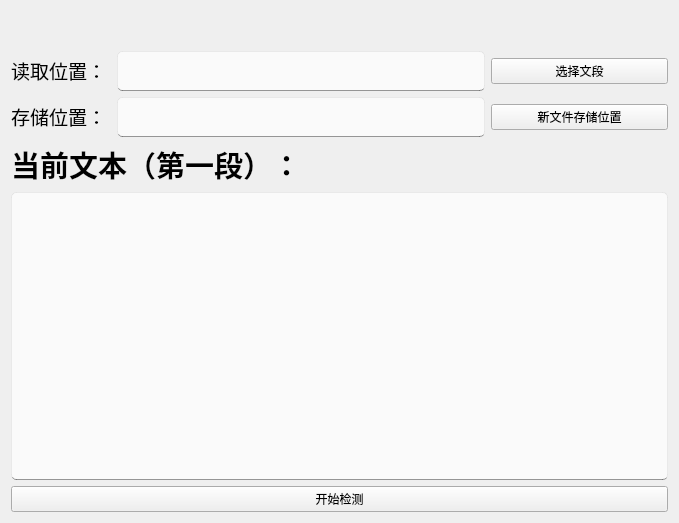
<?xml version="1.0" encoding="UTF-8"?>
<ui version="4.0">
 <class>fileB</class>
 <widget class="QWidget" name="fileB">
  <property name="geometry">
   <rect>
    <x>0</x>
    <y>0</y>
    <width>679</width>
    <height>523</height>
   </rect>
  </property>
  <property name="windowTitle">
   <string>Form</string>
  </property>
  <layout class="QGridLayout" name="gridLayout">
   <item row="0" column="2">
    <spacer name="verticalSpacer">
     <property name="orientation">
      <enum>Qt::Vertical</enum>
     </property>
     <property name="sizeType">
      <enum>QSizePolicy::Maximum</enum>
     </property>
     <property name="sizeHint" stdset="0">
      <size>
       <width>20</width>
       <height>40</height>
      </size>
     </property>
    </spacer>
   </item>
   <item row="1" column="0">
    <widget class="QLabel" name="label_2">
     <property name="maximumSize">
      <size>
       <width>100</width>
       <height>16777215</height>
      </size>
     </property>
     <property name="text">
      <string>&lt;html&gt;&lt;head/&gt;&lt;body&gt;&lt;p&gt;&lt;span style=&quot; font-size:14pt;&quot;&gt;读取位置：&lt;/span&gt;&lt;/p&gt;&lt;/body&gt;&lt;/html&gt;</string>
     </property>
    </widget>
   </item>
   <item row="1" column="1" colspan="2">
    <widget class="QTextBrowser" name="textBrowser_2">
     <property name="maximumSize">
      <size>
       <width>16777215</width>
       <height>40</height>
      </size>
     </property>
     <property name="styleSheet">
      <string notr="true">    color: black;
    background-color: rgba(255, 255, 255, 0.7);
    border: 1px solid rgba(0, 0, 0, 13);
    border-bottom: 1px solid rgba(0, 0, 0, 100);
    border-radius: 5px;
    /* font: 14px &quot;Segoe UI&quot;, &quot;Microsoft YaHei&quot;; */
    padding: 0px 10px;
    selection-background-color: #00a7b3;</string>
     </property>
    </widget>
   </item>
   <item row="1" column="3">
    <widget class="PushButton" name="PushButton_2">
     <property name="text">
      <string>选择文段</string>
     </property>
    </widget>
   </item>
   <item row="2" column="0">
    <widget class="QLabel" name="label_3">
     <property name="text">
      <string>&lt;html&gt;&lt;head/&gt;&lt;body&gt;&lt;p&gt;&lt;span style=&quot; font-size:14pt;&quot;&gt;存储位置：&lt;/span&gt;&lt;/p&gt;&lt;/body&gt;&lt;/html&gt;</string>
     </property>
    </widget>
   </item>
   <item row="2" column="1" colspan="2">
    <widget class="QTextBrowser" name="textBrowser_3">
     <property name="maximumSize">
      <size>
       <width>16777215</width>
       <height>40</height>
      </size>
     </property>
     <property name="styleSheet">
      <string notr="true">    color: black;
    background-color: rgba(255, 255, 255, 0.7);
    border: 1px solid rgba(0, 0, 0, 13);
    border-bottom: 1px solid rgba(0, 0, 0, 100);
    border-radius: 5px;
    /* font: 14px &quot;Segoe UI&quot;, &quot;Microsoft YaHei&quot;; */
    padding: 0px 10px;
    selection-background-color: #00a7b3;</string>
     </property>
    </widget>
   </item>
   <item row="2" column="3">
    <widget class="PushButton" name="PushButton_3">
     <property name="text">
      <string>新文件存储位置</string>
     </property>
    </widget>
   </item>
   <item row="3" column="0" colspan="2">
    <widget class="QLabel" name="label">
     <property name="text">
      <string>&lt;html&gt;&lt;head/&gt;&lt;body&gt;&lt;p&gt;&lt;span style=&quot; font-size:22pt; font-weight:600;&quot;&gt;当前文本（第一段）：&lt;/span&gt;&lt;/p&gt;&lt;/body&gt;&lt;/html&gt;</string>
     </property>
    </widget>
   </item>
   <item row="4" column="0" colspan="4">
    <widget class="QTextBrowser" name="textBrowser">
     <property name="styleSheet">
      <string notr="true">    color: black;
    background-color: rgba(255, 255, 255, 0.7);
    border: 1px solid rgba(0, 0, 0, 13);
    border-bottom: 1px solid rgba(0, 0, 0, 100);
    border-radius: 5px;
    /* font: 14px &quot;Segoe UI&quot;, &quot;Microsoft YaHei&quot;; */
    padding: 0px 10px;
    selection-background-color: #00a7b3;</string>
     </property>
    </widget>
   </item>
   <item row="5" column="0" colspan="4">
    <widget class="PushButton" name="PushButton">
     <property name="text">
      <string>开始检测</string>
     </property>
    </widget>
   </item>
  </layout>
 </widget>
 <customwidgets>
  <customwidget>
   <class>PushButton</class>
   <extends>QPushButton</extends>
   <header>qfluentwidgets</header>
  </customwidget>
 </customwidgets>
 <resources/>
 <connections/>
</ui>
